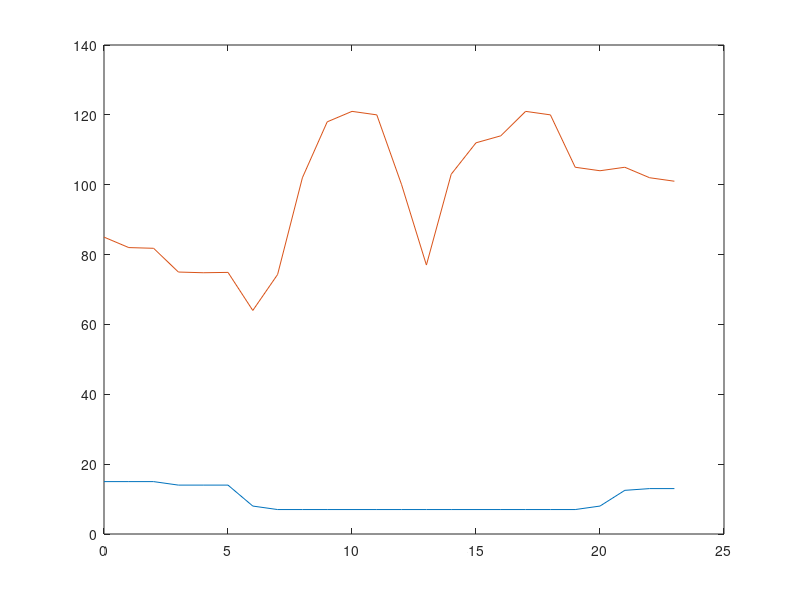

This figure's MATLAB source:
%% Clear all, clc, close all
clear all, clc, close all

%% Parametri iniziali
ore = 0:23;

%ottobre - gennaio
PloadH = [195 187 180 167 167.5 169.5 175 173 220 232 240 245 225 212 213 235 248 250 249.5 247.5 240 230 218 213]; %KW
%febbraio-aprile e luglio-settembre
PloadI = [85 82 81.8 75 74.8 74.9 64 74.3 102 118 121 120 100 77 103 112 114 121 120 105 104 105 102 101]; %KW
%maggio-giugno
PloadL = [15 15 15 14 14 14 8 7 7 7 7 7 7 7  7 7 7 7 7 7 8 12.5 13 13]; %KW

p(1:24) = 0;

figure(1)
plot(ore, PloadL, ore, PloadI)
